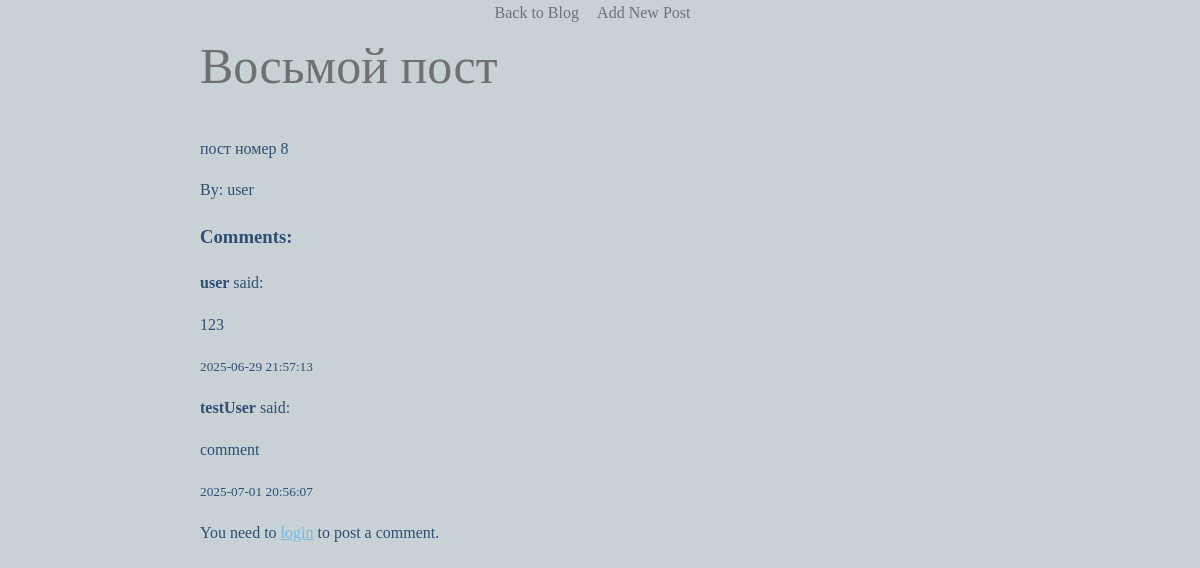
Screenshot of /post/12/ with the database file from the repository.
### tables this page shows
CREATE TABLE post (
    id INTEGER PRIMARY KEY AUTOINCREMENT,
    title TEXT NOT NULL,
    content TEXT NOT NULL
, author_id INTEGER);

CREATE TABLE user (
        id INTEGER PRIMARY KEY AUTOINCREMENT,
        username TEXT UNIQUE NOT NULL,
        password_hash TEXT NOT NULL
    , email TEXT);

CREATE TABLE comment (
       id INTEGER PRIMARY KEY AUTOINCREMENT,
       post_id INTEGER NOT NULL,
       user_id INTEGER NOT NULL,
       content TEXT NOT NULL,
       created_at TIMESTAMP DEFAULT CURRENT_TIMESTAMP,
       FOREIGN KEY (post_id) REFERENCES post (id),
       FOREIGN KEY (user_id) REFERENCES user (id) );

### main.py (the view)
@app.route('/post/<post_id>/')
def post(post_id):
   connection = sqlite3.connect("sqlite.db")
   cursor = connection.cursor()
   post_result = cursor.execute(
       'SELECT post.id, post.title, post.content, user.username '
       'FROM post JOIN user ON post.author_id = user.id '
       'WHERE post.id = ?', (post_id,)
   ).fetchone()
   post_dict = {'id': post_result[0], 'title': post_result[1], 'content': post_result[2], 'username': post_result[3]}
   comments_result = cursor.execute(
       'SELECT comment.content, user.username, comment.created_at '
       'FROM comment JOIN user ON comment.user_id = user.id '
       'WHERE comment.post_id = ? ORDER BY comment.created_at ASC', (post_id,)
   ).fetchall()
   comments = [{'content': comment[0], 'username': comment[1], 'created_at': comment[2]} for comment in comments_result]
   connection.close()
   return render_template('post.html', post=post_dict, comments=comments)

### main.py (called while the page is built)
@app.teardown_appcontext
def close_connection(exception):
    close_db()

### templates/post.html (shortened to what this page needs)
<!DOCTYPE html>
<html lang="en">
<head>
    <link rel="stylesheet" href="/static/style.css">
</head>
<body>
<a href="{{ url_for('index') }}" class="btn">Back to Blog</a>
<a href="{{ url_for('add_post') }}" class="btn">Add New Post</a>
  <div class="post">
   <h1>{{ post.title }}</h1>
   <p>{{ post.content }}</p>
   <p>By: {{ post.username }}</p>
       <div class="comments">
           <h3>Comments:</h3>
           {% for comment in comments %}
           <div class="comment">
               <p><strong>{{ comment.username }}</strong> said:</p>
               <p>{{ comment.content }}</p>
               <p><small>{{ comment.created_at }}</small></p>
           </div>
           {% endfor %}
           </div>
       {% if current_user.is_authenticated %}
       <div class="add-comment">
           <form method="POST" action="{{ url_for('add_comment', post_id=post.id) }}">
               <textarea name="content" placeholder="Write your comment here..." required></textarea>
               <button type="submit">Add Comment</button>
           </form>
       </div>
       {% else %}
       <p>You need to <a href="{{ url_for('login') }}">login</a> to post a comment.</p>
       {% endif %}
 </div>
</body>
</html>

### static/style.css (style rules this page uses)
body { font-family: 'Georgia', serif; background-color: #c7d1d6; color: #6e6e6e; line-height: 1.6; margin: 0; text-align: center; }
h1 { font-size: 50px; font-weight: 300; margin: 0 0 30px 0; color: #707070; text-align: left; }
a { text-decoration: underline; color: #74bae3; }
.btn { color: #6c7275; text-decoration: none; margin-right: 15px; }
.post { max-width: 800px; margin: auto; text-align: left; color: #2e4e73; }

### rows the page displays
post: title "Восьмой пост", content "пост номер 8"
user: username "user"
comment: username "user", content "123", created_at "2025-06-29 21:57:13"
comment: username "testUser", content "comment", created_at "2025-07-01 20:56:07"
